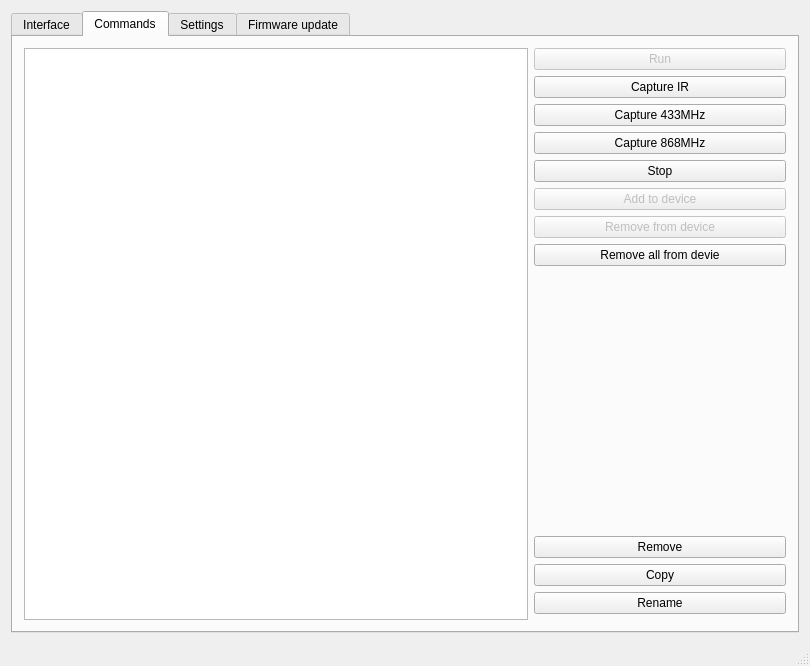
<?xml version="1.0" encoding="UTF-8"?>
<ui version="4.0">
 <class>MainWindow</class>
 <widget class="QMainWindow" name="MainWindow">
  <property name="geometry">
   <rect>
    <x>0</x>
    <y>0</y>
    <width>810</width>
    <height>666</height>
   </rect>
  </property>
  <property name="windowTitle">
   <string>IRemoteWindow</string>
  </property>
  <widget class="QWidget" name="centralWidget">
   <layout class="QGridLayout" name="gridLayout">
    <item row="2" column="2">
     <widget class="QTabWidget" name="tabWidget">
      <property name="currentIndex">
       <number>1</number>
      </property>
      <widget class="QWidget" name="tab">
       <attribute name="title">
        <string>Interface</string>
       </attribute>
       <layout class="QGridLayout" name="gridLayout_10">
        <item row="1" column="2">
         <widget class="QTableWidget" name="tableWidget">
          <property name="sizePolicy">
           <sizepolicy hsizetype="Minimum" vsizetype="Expanding">
            <horstretch>0</horstretch>
            <verstretch>0</verstretch>
           </sizepolicy>
          </property>
         </widget>
        </item>
        <item row="2" column="0">
         <widget class="QCheckBox" name="editableCheck">
          <property name="text">
           <string>Editable</string>
          </property>
          <property name="shortcut">
           <string>Ctrl+R</string>
          </property>
          <property name="checked">
           <bool>false</bool>
          </property>
         </widget>
        </item>
        <item row="2" column="1">
         <widget class="QToolButton" name="hideCommandTableButton">
          <property name="text">
           <string>&gt;</string>
          </property>
          <property name="icon">
           <iconset theme="arrow-right">
            <normaloff/>
           </iconset>
          </property>
         </widget>
        </item>
        <item row="0" column="0" rowspan="2" colspan="2">
         <widget class="QGraphicsView" name="graphicsView"/>
        </item>
        <item row="2" column="2">
         <widget class="QWidget" name="buttonWidget" native="true">
          <layout class="QHBoxLayout" name="buttonLayout">
           <item>
            <widget class="QPushButton" name="addButton">
             <property name="text">
              <string>&amp;Add</string>
             </property>
             <property name="shortcut">
              <string>Ctrl+A</string>
             </property>
            </widget>
           </item>
           <item>
            <widget class="QPushButton" name="removeButton">
             <property name="text">
              <string>&amp;Remove</string>
             </property>
             <property name="shortcut">
              <string>Ctrl+R</string>
             </property>
            </widget>
           </item>
           <item>
            <widget class="QPushButton" name="imageButton">
             <property name="text">
              <string>Load Image...</string>
             </property>
             <property name="shortcut">
              <string>Ctrl+L</string>
             </property>
            </widget>
           </item>
          </layout>
         </widget>
        </item>
        <item row="0" column="2">
         <widget class="QWidget" name="profileWidget" native="true">
          <layout class="QHBoxLayout" name="profileLayout">
           <property name="sizeConstraint">
            <enum>QLayout::SetDefaultConstraint</enum>
           </property>
           <item>
            <widget class="QLabel" name="label">
             <property name="sizePolicy">
              <sizepolicy hsizetype="Fixed" vsizetype="Preferred">
               <horstretch>0</horstretch>
               <verstretch>0</verstretch>
              </sizepolicy>
             </property>
             <property name="text">
              <string>Profile:</string>
             </property>
            </widget>
           </item>
           <item>
            <widget class="QComboBox" name="profileCombo">
             <property name="sizePolicy">
              <sizepolicy hsizetype="Preferred" vsizetype="Fixed">
               <horstretch>0</horstretch>
               <verstretch>0</verstretch>
              </sizepolicy>
             </property>
            </widget>
           </item>
           <item>
            <widget class="QToolButton" name="profileAddButton">
             <property name="text">
              <string>...</string>
             </property>
             <property name="icon">
              <iconset theme="list-add">
               <normaloff/>
              </iconset>
             </property>
            </widget>
           </item>
           <item>
            <widget class="QToolButton" name="profileRemoveButton">
             <property name="text">
              <string>...</string>
             </property>
             <property name="icon">
              <iconset theme="list-remove">
               <normaloff/>
              </iconset>
             </property>
            </widget>
           </item>
          </layout>
         </widget>
        </item>
       </layout>
      </widget>
      <widget class="QWidget" name="Testing">
       <attribute name="title">
        <string>Commands</string>
       </attribute>
       <layout class="QGridLayout" name="gridLayout_9">
        <item row="10" column="2">
         <widget class="QPushButton" name="copyCommandButton">
          <property name="text">
           <string>Copy</string>
          </property>
          <property name="icon">
           <iconset theme="edit-copy">
            <normaloff/>
           </iconset>
          </property>
         </widget>
        </item>
        <item row="2" column="2">
         <widget class="QPushButton" name="capture433Button">
          <property name="text">
           <string>Capture 433MHz</string>
          </property>
          <property name="icon">
           <iconset theme="media-record">
            <normaloff/>
           </iconset>
          </property>
         </widget>
        </item>
        <item row="4" column="2">
         <widget class="QPushButton" name="stopButton">
          <property name="text">
           <string>Stop</string>
          </property>
          <property name="icon">
           <iconset theme="process-stop">
            <normaloff/>
           </iconset>
          </property>
         </widget>
        </item>
        <item row="1" column="2">
         <widget class="QPushButton" name="captureButton">
          <property name="text">
           <string>Capture IR</string>
          </property>
          <property name="icon">
           <iconset theme="media-record">
            <normaloff/>
           </iconset>
          </property>
         </widget>
        </item>
        <item row="6" column="2">
         <widget class="QPushButton" name="dataRemoveButton">
          <property name="enabled">
           <bool>false</bool>
          </property>
          <property name="text">
           <string>Remove from device</string>
          </property>
          <property name="icon">
           <iconset theme="list-remove"/>
          </property>
         </widget>
        </item>
        <item row="0" column="2">
         <widget class="QPushButton" name="runButton">
          <property name="enabled">
           <bool>false</bool>
          </property>
          <property name="text">
           <string>Run</string>
          </property>
          <property name="icon">
           <iconset theme="media-playback-start">
            <normaloff/>
           </iconset>
          </property>
         </widget>
        </item>
        <item row="8" column="2">
         <spacer name="verticalSpacer_3">
          <property name="orientation">
           <enum>Qt::Vertical</enum>
          </property>
          <property name="sizeHint" stdset="0">
           <size>
            <width>20</width>
            <height>40</height>
           </size>
          </property>
         </spacer>
        </item>
        <item row="3" column="2">
         <widget class="QPushButton" name="capture868Button">
          <property name="text">
           <string>Capture 868MHz</string>
          </property>
          <property name="icon">
           <iconset theme="media-record">
            <normaloff/>
           </iconset>
          </property>
         </widget>
        </item>
        <item row="9" column="2">
         <widget class="QPushButton" name="removeCommandButton">
          <property name="text">
           <string>Remove</string>
          </property>
          <property name="icon">
           <iconset theme="list-remove">
            <normaloff/>
           </iconset>
          </property>
         </widget>
        </item>
        <item row="5" column="2">
         <widget class="QPushButton" name="dataAddButton">
          <property name="enabled">
           <bool>false</bool>
          </property>
          <property name="text">
           <string>Add to device</string>
          </property>
          <property name="icon">
           <iconset theme="list-add"/>
          </property>
         </widget>
        </item>
        <item row="0" column="0" rowspan="13" colspan="2">
         <widget class="QTableWidget" name="remoteCommandTable">
          <property name="selectionMode">
           <enum>QAbstractItemView::SingleSelection</enum>
          </property>
          <property name="selectionBehavior">
           <enum>QAbstractItemView::SelectRows</enum>
          </property>
         </widget>
        </item>
        <item row="11" column="2">
         <widget class="QPushButton" name="renameCommandButton">
          <property name="text">
           <string>Rename</string>
          </property>
          <property name="icon">
           <iconset theme="edit-rename">
            <normaloff/>
           </iconset>
          </property>
         </widget>
        </item>
        <item row="7" column="2">
         <widget class="QPushButton" name="eraseAllButton">
          <property name="text">
           <string>Remove all from devie</string>
          </property>
          <property name="icon">
           <iconset theme="edit-clear-list"/>
          </property>
         </widget>
        </item>
       </layout>
      </widget>
      <widget class="QWidget" name="tab_3">
       <attribute name="title">
        <string>Settings</string>
       </attribute>
       <layout class="QVBoxLayout" name="verticalLayout">
        <item>
         <widget class="QScrollArea" name="scrollArea_2">
          <property name="widgetResizable">
           <bool>true</bool>
          </property>
          <widget class="QWidget" name="scrollAreaWidgetContents_2">
           <property name="geometry">
            <rect>
             <x>0</x>
             <y>0</y>
             <width>754</width>
             <height>602</height>
            </rect>
           </property>
           <layout class="QGridLayout" name="gridLayout_3">
            <item row="0" column="0">
             <layout class="QVBoxLayout" name="verticalLayout_2">
              <item>
               <widget class="QGroupBox" name="groupBox_5">
                <property name="title">
                 <string>Connection</string>
                </property>
                <layout class="QGridLayout" name="gridLayout_15">
                 <item row="0" column="1">
                  <widget class="QComboBox" name="connectionInterfaceCombo">
                   <item>
                    <property name="text">
                     <string>WLAN</string>
                    </property>
                   </item>
                   <item>
                    <property name="text">
                     <string>Serial Port</string>
                    </property>
                   </item>
                  </widget>
                 </item>
                 <item row="1" column="0">
                  <widget class="QCheckBox" name="checkBox">
                   <property name="text">
                    <string>Connect on startup</string>
                   </property>
                  </widget>
                 </item>
                 <item row="0" column="0">
                  <widget class="QLabel" name="label_26">
                   <property name="text">
                    <string>Interface:</string>
                   </property>
                  </widget>
                 </item>
                 <item row="2" column="0" colspan="2">
                  <widget class="QStackedWidget" name="connectionStack">
                   <property name="currentIndex">
                    <number>0</number>
                   </property>
                   <widget class="QWidget" name="page">
                    <layout class="QGridLayout" name="gridLayout_17">
                     <item row="0" column="0">
                      <widget class="QLabel" name="label_2">
                       <property name="text">
                        <string>Hostname</string>
                       </property>
                      </widget>
                     </item>
                     <item row="0" column="2">
                      <widget class="QPushButton" name="networkConnectButton">
                       <property name="text">
                        <string>Connect</string>
                       </property>
                      </widget>
                     </item>
                     <item row="0" column="1">
                      <widget class="QLineEdit" name="networkAddressEdit">
                       <property name="sizePolicy">
                        <sizepolicy hsizetype="Preferred" vsizetype="Fixed">
                         <horstretch>0</horstretch>
                         <verstretch>0</verstretch>
                        </sizepolicy>
                       </property>
                       <property name="text">
                        <string>169.254.1.1</string>
                       </property>
                      </widget>
                     </item>
                     <item row="0" column="3">
                      <widget class="QFrame" name="networkStatusFrame">
                       <property name="sizePolicy">
                        <sizepolicy hsizetype="Minimum" vsizetype="Minimum">
                         <horstretch>0</horstretch>
                         <verstretch>0</verstretch>
                        </sizepolicy>
                       </property>
                       <property name="minimumSize">
                        <size>
                         <width>20</width>
                         <height>0</height>
                        </size>
                       </property>
                       <property name="maximumSize">
                        <size>
                         <width>20</width>
                         <height>16777215</height>
                        </size>
                       </property>
                       <property name="styleSheet">
                        <string notr="true">background-color: red;</string>
                       </property>
                       <property name="frameShape">
                        <enum>QFrame::StyledPanel</enum>
                       </property>
                       <property name="frameShadow">
                        <enum>QFrame::Raised</enum>
                       </property>
                       <property name="lineWidth">
                        <number>1</number>
                       </property>
                      </widget>
                     </item>
                     <item row="1" column="1">
                      <widget class="QSpinBox" name="networkPortSpin">
                       <property name="maximum">
                        <number>65000</number>
                       </property>
                       <property name="value">
                        <number>2000</number>
                       </property>
                      </widget>
                     </item>
                     <item row="1" column="0">
                      <widget class="QLabel" name="label_3">
                       <property name="text">
                        <string>Port</string>
                       </property>
                      </widget>
                     </item>
                     <item row="1" column="2">
                      <widget class="QPushButton" name="wlanInfrastructureButton">
                       <property name="text">
                        <string>Infrastructure</string>
                       </property>
                      </widget>
                     </item>
                     <item row="2" column="2">
                      <widget class="QPushButton" name="wlanAdhocButton">
                       <property name="text">
                        <string>AccessPoint</string>
                       </property>
                      </widget>
                     </item>
                    </layout>
                   </widget>
                   <widget class="QWidget" name="page_2">
                    <layout class="QGridLayout" name="gridLayout_16">
                     <item row="0" column="0">
                      <widget class="QComboBox" name="serialDeviceCombo">
                       <property name="currentIndex">
                        <number>1</number>
                       </property>
                       <item>
                        <property name="text">
                         <string>ttyACM0</string>
                        </property>
                       </item>
                       <item>
                        <property name="text">
                         <string>ttyACM1</string>
                        </property>
                       </item>
                      </widget>
                     </item>
                     <item row="0" column="1">
                      <widget class="QPushButton" name="serialConnectButton">
                       <property name="text">
                        <string>Connect</string>
                       </property>
                      </widget>
                     </item>
                     <item row="0" column="2">
                      <widget class="QFrame" name="serialStatusFrame">
                       <property name="sizePolicy">
                        <sizepolicy hsizetype="Minimum" vsizetype="Minimum">
                         <horstretch>0</horstretch>
                         <verstretch>0</verstretch>
                        </sizepolicy>
                       </property>
                       <property name="minimumSize">
                        <size>
                         <width>20</width>
                         <height>0</height>
                        </size>
                       </property>
                       <property name="maximumSize">
                        <size>
                         <width>20</width>
                         <height>16777215</height>
                        </size>
                       </property>
                       <property name="styleSheet">
                        <string notr="true">background-color: red;</string>
                       </property>
                       <property name="frameShape">
                        <enum>QFrame::StyledPanel</enum>
                       </property>
                       <property name="frameShadow">
                        <enum>QFrame::Raised</enum>
                       </property>
                       <property name="lineWidth">
                        <number>1</number>
                       </property>
                      </widget>
                     </item>
                    </layout>
                   </widget>
                  </widget>
                 </item>
                </layout>
               </widget>
              </item>
              <item>
               <widget class="QGroupBox" name="groupBox_7">
                <property name="title">
                 <string>IR</string>
                </property>
                <layout class="QGridLayout" name="gridLayout_8">
                 <item row="2" column="0">
                  <widget class="QLabel" name="label_16">
                   <property name="text">
                    <string>Send Timeout:</string>
                   </property>
                  </widget>
                 </item>
                 <item row="0" column="1">
                  <widget class="QSpinBox" name="irCountSpin">
                   <property name="suffix">
                    <string> x </string>
                   </property>
                   <property name="minimum">
                    <number>1</number>
                   </property>
                   <property name="value">
                    <number>5</number>
                   </property>
                  </widget>
                 </item>
                 <item row="1" column="1">
                  <widget class="QSpinBox" name="irReceiveTimeoutSpin">
                   <property name="suffix">
                    <string> ms</string>
                   </property>
                   <property name="minimum">
                    <number>5</number>
                   </property>
                   <property name="maximum">
                    <number>500</number>
                   </property>
                   <property name="value">
                    <number>50</number>
                   </property>
                  </widget>
                 </item>
                 <item row="2" column="1">
                  <widget class="QSpinBox" name="irSendTimeoutSpin">
                   <property name="suffix">
                    <string> ms</string>
                   </property>
                   <property name="minimum">
                    <number>1</number>
                   </property>
                   <property name="maximum">
                    <number>1000</number>
                   </property>
                   <property name="value">
                    <number>100</number>
                   </property>
                  </widget>
                 </item>
                 <item row="1" column="0">
                  <widget class="QLabel" name="label_13">
                   <property name="text">
                    <string>Receive Timeout:</string>
                   </property>
                  </widget>
                 </item>
                 <item row="0" column="0">
                  <widget class="QLabel" name="label_7">
                   <property name="text">
                    <string>Repeat Count:</string>
                   </property>
                  </widget>
                 </item>
                </layout>
               </widget>
              </item>
              <item>
               <widget class="QGroupBox" name="groupBox">
                <property name="title">
                 <string>433MHz</string>
                </property>
                <layout class="QGridLayout" name="gridLayout_2">
                 <item row="0" column="0">
                  <widget class="QLabel" name="label_19">
                   <property name="text">
                    <string>Repeat Count:</string>
                   </property>
                  </widget>
                 </item>
                 <item row="0" column="1">
                  <widget class="QSpinBox" name="radio433CountSpin">
                   <property name="suffix">
                    <string> x </string>
                   </property>
                   <property name="minimum">
                    <number>1</number>
                   </property>
                   <property name="value">
                    <number>5</number>
                   </property>
                  </widget>
                 </item>
                 <item row="1" column="0">
                  <widget class="QLabel" name="label_17">
                   <property name="text">
                    <string>Receive Timeout:</string>
                   </property>
                  </widget>
                 </item>
                 <item row="1" column="1">
                  <widget class="QSpinBox" name="radio433ReceiveTimeoutSpin">
                   <property name="suffix">
                    <string> ms</string>
                   </property>
                   <property name="minimum">
                    <number>5</number>
                   </property>
                   <property name="maximum">
                    <number>500</number>
                   </property>
                   <property name="value">
                    <number>5</number>
                   </property>
                  </widget>
                 </item>
                 <item row="2" column="0">
                  <widget class="QLabel" name="label_18">
                   <property name="text">
                    <string>Send Timeout:</string>
                   </property>
                  </widget>
                 </item>
                 <item row="2" column="1">
                  <widget class="QSpinBox" name="radio433SendTimeoutSpin">
                   <property name="suffix">
                    <string> ms</string>
                   </property>
                   <property name="minimum">
                    <number>1</number>
                   </property>
                   <property name="maximum">
                    <number>1000</number>
                   </property>
                   <property name="value">
                    <number>10</number>
                   </property>
                  </widget>
                 </item>
                </layout>
               </widget>
              </item>
              <item>
               <widget class="QGroupBox" name="groupBox_8">
                <property name="title">
                 <string>868MHz</string>
                </property>
                <layout class="QGridLayout" name="gridLayout_13">
                 <item row="0" column="0">
                  <widget class="QLabel" name="label_22">
                   <property name="text">
                    <string>Repeat Count:</string>
                   </property>
                  </widget>
                 </item>
                 <item row="0" column="1">
                  <widget class="QSpinBox" name="radio868CountSpin">
                   <property name="suffix">
                    <string> x </string>
                   </property>
                   <property name="minimum">
                    <number>1</number>
                   </property>
                   <property name="value">
                    <number>5</number>
                   </property>
                  </widget>
                 </item>
                 <item row="1" column="0">
                  <widget class="QLabel" name="label_20">
                   <property name="text">
                    <string>Receive Timeout:</string>
                   </property>
                  </widget>
                 </item>
                 <item row="1" column="1">
                  <widget class="QSpinBox" name="radio868ReceiveTimeoutSpin">
                   <property name="suffix">
                    <string> ms</string>
                   </property>
                   <property name="minimum">
                    <number>5</number>
                   </property>
                   <property name="maximum">
                    <number>500</number>
                   </property>
                   <property name="value">
                    <number>5</number>
                   </property>
                  </widget>
                 </item>
                 <item row="2" column="0">
                  <widget class="QLabel" name="label_21">
                   <property name="text">
                    <string>Send Timeout:</string>
                   </property>
                  </widget>
                 </item>
                 <item row="2" column="1">
                  <widget class="QSpinBox" name="radio868SendTimeoutSpin">
                   <property name="suffix">
                    <string> ms</string>
                   </property>
                   <property name="minimum">
                    <number>1</number>
                   </property>
                   <property name="maximum">
                    <number>1000</number>
                   </property>
                   <property name="value">
                    <number>10</number>
                   </property>
                  </widget>
                 </item>
                </layout>
               </widget>
              </item>
             </layout>
            </item>
            <item row="0" column="1">
             <layout class="QVBoxLayout" name="verticalLayout_3">
              <item>
               <widget class="QGroupBox" name="wlanGroupBox">
                <property name="title">
                 <string>WLAN</string>
                </property>
                <property name="checkable">
                 <bool>true</bool>
                </property>
                <layout class="QGridLayout" name="gridLayout_7">
                 <item row="6" column="0" colspan="3">
                  <widget class="QGroupBox" name="groupBox_6">
                   <property name="title">
                    <string>IPv4 Settings</string>
                   </property>
                   <layout class="QGridLayout" name="gridLayout_11">
                    <item row="0" column="1">
                     <widget class="QComboBox" name="ipMethodCombo">
                      <property name="currentIndex">
                       <number>0</number>
                      </property>
                      <item>
                       <property name="text">
                        <string>Automatic (DHCP)</string>
                       </property>
                      </item>
                      <item>
                       <property name="text">
                        <string>Manual</string>
                       </property>
                      </item>
                      <item>
                       <property name="text">
                        <string>Auto-IP (Adhoc)</string>
                       </property>
                      </item>
                     </widget>
                    </item>
                    <item row="0" column="0">
                     <widget class="QLabel" name="label_9">
                      <property name="text">
                       <string>Method:</string>
                      </property>
                     </widget>
                    </item>
                    <item row="1" column="0">
                     <widget class="QLabel" name="ipAddressLabel">
                      <property name="enabled">
                       <bool>false</bool>
                      </property>
                      <property name="text">
                       <string>IP-Address:</string>
                      </property>
                     </widget>
                    </item>
                    <item row="2" column="1">
                     <widget class="QLineEdit" name="subnetMaskEdit">
                      <property name="enabled">
                       <bool>false</bool>
                      </property>
                      <property name="text">
                       <string>255.255.0.0</string>
                      </property>
                     </widget>
                    </item>
                    <item row="1" column="1">
                     <widget class="QLineEdit" name="ipAddressEdit">
                      <property name="enabled">
                       <bool>false</bool>
                      </property>
                      <property name="text">
                       <string>169.254.1.1</string>
                      </property>
                     </widget>
                    </item>
                    <item row="3" column="1">
                     <widget class="QLineEdit" name="gatewayEdit">
                      <property name="enabled">
                       <bool>false</bool>
                      </property>
                     </widget>
                    </item>
                    <item row="2" column="0">
                     <widget class="QLabel" name="subnetMaskLabel">
                      <property name="enabled">
                       <bool>false</bool>
                      </property>
                      <property name="text">
                       <string>Subnet-Mask:</string>
                      </property>
                     </widget>
                    </item>
                    <item row="3" column="0">
                     <widget class="QLabel" name="gatewayLabel">
                      <property name="enabled">
                       <bool>false</bool>
                      </property>
                      <property name="text">
                       <string>Default Gateway:</string>
                      </property>
                     </widget>
                    </item>
                    <item row="4" column="0">
                     <widget class="QLabel" name="primaryDnsLabel">
                      <property name="enabled">
                       <bool>false</bool>
                      </property>
                      <property name="text">
                       <string>Prim. DNS-Server:</string>
                      </property>
                     </widget>
                    </item>
                    <item row="5" column="0">
                     <widget class="QLabel" name="secondaryDnsLabel">
                      <property name="enabled">
                       <bool>false</bool>
                      </property>
                      <property name="text">
                       <string>Sec. DNS-Server:</string>
                      </property>
                     </widget>
                    </item>
                    <item row="4" column="1">
                     <widget class="QLineEdit" name="primaryDnsEdit">
                      <property name="enabled">
                       <bool>false</bool>
                      </property>
                     </widget>
                    </item>
                    <item row="5" column="1">
                     <widget class="QLineEdit" name="secondaryDnsEdit">
                      <property name="enabled">
                       <bool>false</bool>
                      </property>
                     </widget>
                    </item>
                   </layout>
                  </widget>
                 </item>
                 <item row="0" column="0">
                  <widget class="QLabel" name="label_8">
                   <property name="text">
                    <string>Hostname:</string>
                   </property>
                  </widget>
                 </item>
                 <item row="1" column="0">
                  <widget class="QLabel" name="label_23">
                   <property name="text">
                    <string>Network Type:</string>
                   </property>
                  </widget>
                 </item>
                 <item row="1" column="1">
                  <widget class="QRadioButton" name="radioButton">
                   <property name="text">
                    <string>Infrastructure</string>
                   </property>
                   <property name="checked">
                    <bool>true</bool>
                   </property>
                  </widget>
                 </item>
                 <item row="1" column="2">
                  <widget class="QRadioButton" name="radioButton_2">
                   <property name="text">
                    <string>Ad-hoc</string>
                   </property>
                  </widget>
                 </item>
                 <item row="2" column="0">
                  <widget class="QLabel" name="label_4">
                   <property name="text">
                    <string>SSID:</string>
                   </property>
                  </widget>
                 </item>
                 <item row="2" column="1" colspan="2">
                  <layout class="QHBoxLayout" name="horizontalLayout">
                   <item>
                    <widget class="QLineEdit" name="wlanSsidEdit"/>
                   </item>
                   <item>
                    <widget class="QToolButton" name="wlanScanButton">
                     <property name="text">
                      <string>...</string>
                     </property>
                    </widget>
                   </item>
                  </layout>
                 </item>
                 <item row="3" column="0">
                  <widget class="QLabel" name="label_5">
                   <property name="text">
                    <string>Security:</string>
                   </property>
                  </widget>
                 </item>
                 <item row="3" column="1" colspan="2">
                  <widget class="QComboBox" name="wlanSecurityCombo">
                   <property name="currentIndex">
                    <number>0</number>
                   </property>
                   <item>
                    <property name="text">
                     <string>Open</string>
                    </property>
                   </item>
                   <item>
                    <property name="text">
                     <string>WEP-128</string>
                    </property>
                   </item>
                   <item>
                    <property name="text">
                     <string>WPA1</string>
                    </property>
                   </item>
                   <item>
                    <property name="text">
                     <string>Mixed WPA1 &amp; WPA2-PSK</string>
                    </property>
                   </item>
                   <item>
                    <property name="text">
                     <string>WPA2-PSK</string>
                    </property>
                   </item>
                   <item>
                    <property name="text">
                     <string>Adhoc</string>
                    </property>
                   </item>
                   <item>
                    <property name="text">
                     <string>WPE-64</string>
                    </property>
                   </item>
                  </widget>
                 </item>
                 <item row="4" column="0">
                  <widget class="QLabel" name="label_6">
                   <property name="text">
                    <string>Password:</string>
                   </property>
                  </widget>
                 </item>
                 <item row="0" column="1" colspan="2">
                  <widget class="QLineEdit" name="wlanHostnameEdit">
                   <property name="text">
                    <string>IRemoteBox</string>
                   </property>
                  </widget>
                 </item>
                 <item row="4" column="1" colspan="2">
                  <widget class="QLineEdit" name="wlanPassphraseEdit">
                   <property name="enabled">
                    <bool>false</bool>
                   </property>
                   <property name="echoMode">
                    <enum>QLineEdit::Password</enum>
                   </property>
                  </widget>
                 </item>
                </layout>
               </widget>
              </item>
              <item>
               <spacer name="verticalSpacer_4">
                <property name="orientation">
                 <enum>Qt::Vertical</enum>
                </property>
                <property name="sizeHint" stdset="0">
                 <size>
                  <width>20</width>
                  <height>40</height>
                 </size>
                </property>
               </spacer>
              </item>
             </layout>
            </item>
            <item row="1" column="1">
             <spacer name="verticalSpacer">
              <property name="orientation">
               <enum>Qt::Vertical</enum>
              </property>
              <property name="sizeHint" stdset="0">
               <size>
                <width>20</width>
                <height>40</height>
               </size>
              </property>
             </spacer>
            </item>
           </layout>
          </widget>
         </widget>
        </item>
        <item>
         <layout class="QHBoxLayout" name="horizontalLayout_2">
          <item>
           <spacer name="horizontalSpacer_3">
            <property name="orientation">
             <enum>Qt::Horizontal</enum>
            </property>
            <property name="sizeHint" stdset="0">
             <size>
              <width>40</width>
              <height>20</height>
             </size>
            </property>
           </spacer>
          </item>
          <item>
           <widget class="QPushButton" name="saveSettingsButton">
            <property name="text">
             <string>Save Settings</string>
            </property>
           </widget>
          </item>
         </layout>
        </item>
       </layout>
      </widget>
      <widget class="QWidget" name="tab_2">
       <attribute name="title">
        <string>Firmware update</string>
       </attribute>
       <layout class="QGridLayout" name="gridLayout_12">
        <item row="1" column="0">
         <layout class="QHBoxLayout" name="horizontalLayout_3">
          <item>
           <widget class="QLabel" name="label_14">
            <property name="text">
             <string>Filename:</string>
            </property>
           </widget>
          </item>
          <item>
           <widget class="QLineEdit" name="flashfileNameEdit"/>
          </item>
          <item>
           <widget class="QToolButton" name="openFlashfileButton">
            <property name="text">
             <string>...</string>
            </property>
           </widget>
          </item>
         </layout>
        </item>
        <item row="2" column="0">
         <layout class="QHBoxLayout" name="horizontalLayout_4">
          <item>
           <spacer name="horizontalSpacer">
            <property name="orientation">
             <enum>Qt::Horizontal</enum>
            </property>
            <property name="sizeHint" stdset="0">
             <size>
              <width>40</width>
              <height>20</height>
             </size>
            </property>
           </spacer>
          </item>
          <item>
           <widget class="QPushButton" name="flashButton">
            <property name="text">
             <string>Flash</string>
            </property>
           </widget>
          </item>
          <item>
           <spacer name="horizontalSpacer_2">
            <property name="orientation">
             <enum>Qt::Horizontal</enum>
            </property>
            <property name="sizeHint" stdset="0">
             <size>
              <width>40</width>
              <height>20</height>
             </size>
            </property>
           </spacer>
          </item>
         </layout>
        </item>
        <item row="0" column="0">
         <widget class="QLabel" name="label_15">
          <property name="text">
           <string>&lt;b&gt; Warning this feature is risky!&lt;/b&gt;</string>
          </property>
         </widget>
        </item>
        <item row="3" column="0">
         <spacer name="verticalSpacer_2">
          <property name="orientation">
           <enum>Qt::Vertical</enum>
          </property>
          <property name="sizeHint" stdset="0">
           <size>
            <width>20</width>
            <height>40</height>
           </size>
          </property>
         </spacer>
        </item>
       </layout>
      </widget>
     </widget>
    </item>
   </layout>
  </widget>
  <widget class="QStatusBar" name="statusBar"/>
 </widget>
 <layoutdefault spacing="6" margin="11"/>
 <resources/>
 <connections>
  <connection>
   <sender>connectionInterfaceCombo</sender>
   <signal>currentIndexChanged(int)</signal>
   <receiver>connectionStack</receiver>
   <slot>setCurrentIndex(int)</slot>
   <hints>
    <hint type="sourcelabel">
     <x>284</x>
     <y>51</y>
    </hint>
    <hint type="destinationlabel">
     <x>44</x>
     <y>141</y>
    </hint>
   </hints>
  </connection>
 </connections>
</ui>
